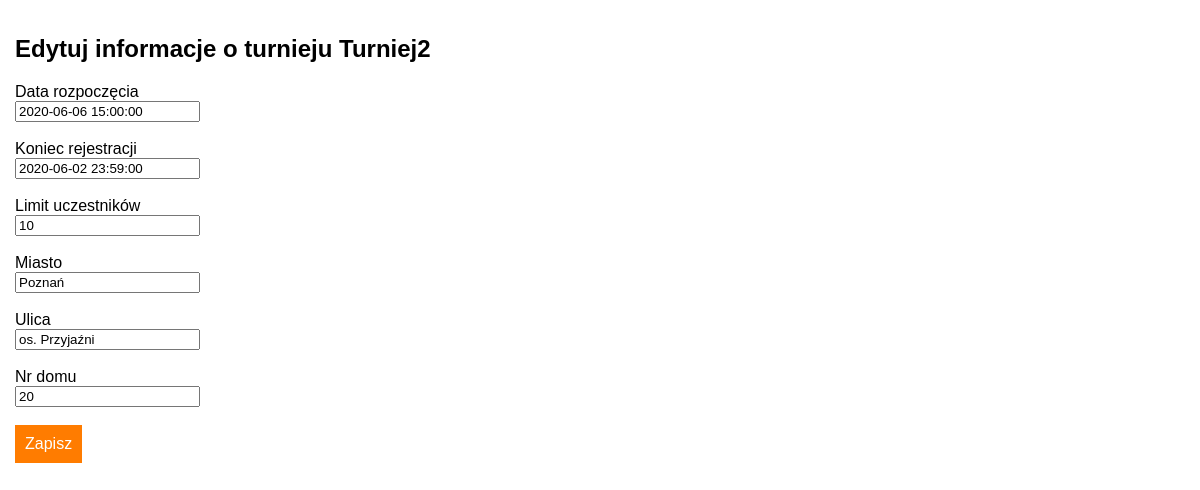
The app's page /tournament/2/edit/ (signed in), older data.
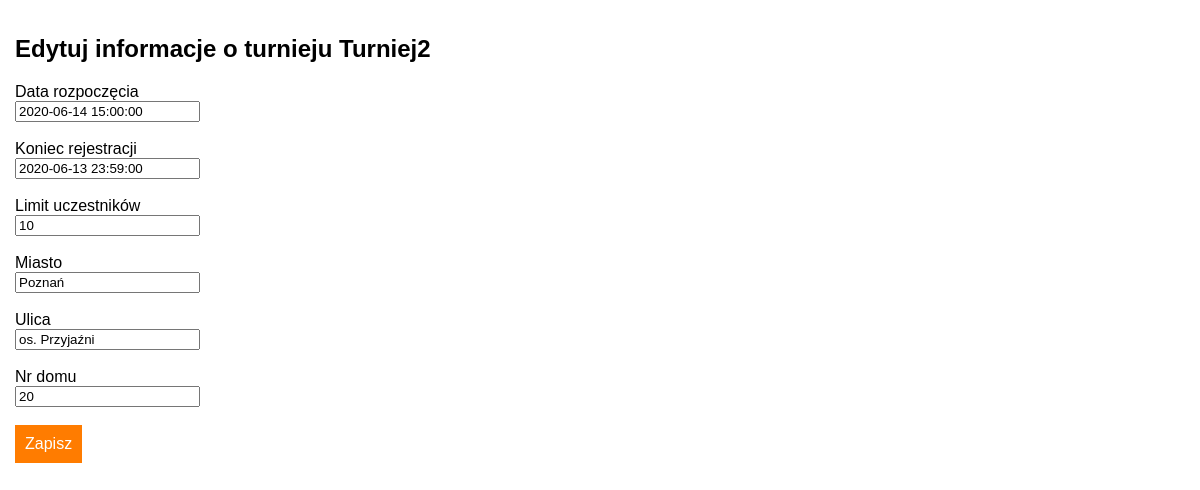
The same page, newer data.
### Tourn/models.py (models this page shows)
class Tournament(models.Model):
    name = models.CharField(max_length=50)
    discipline = models.CharField(max_length=50)
    start_date = models.DateTimeField()
    registration_deadline = models.DateTimeField()
    participants_limit = models.IntegerField()
    city = models.CharField(max_length=20)
    street = models.CharField(max_length=50)
    number = models.IntegerField()
    organizer = models.ForeignKey(settings.AUTH_USER_MODEL, on_delete=models.CASCADE)

### Tourn/views.py (the view)
# urls.py: path('tournament/<int:id>/edit/', views.edit_tournament, name='tournament_edit'),
def edit_tournament(request, id):
    try:
        tourn = Tournament.objects.get(id=id)
    except Tournament.DoesNotExist:
        raise Http404("Nie ma takiego turnieju")
    try:
        participants = Participation.objects.filter(tournament=tourn)
        participants_number = len(participants)
    except Participation.DoesNotExist:
        participants_number = 0
    if request.user.is_authenticated:
        if request.method == 'POST':
            if request.user.id == tourn.organizer_id and tourn.registration_deadline > timezone.now():
                form = EditTournamentForm(request.POST, instance=tourn, participants=participants_number, start=tourn.start_date)
                if form.is_valid():
                    tournament = form.save(commit=False)
                    tournament.save()
                    return redirect('/../tournament/' + str(tournament.id))
            else:
                if tourn.registration_deadline <= timezone.now():
                    messages.add_message(request, messages.INFO, 'Nie możesz edytować informacji o turnieju, który już się rozpoczął')
                else:
                    messages.add_message(request, messages.INFO,'Nie możesz edytować informacji o turnieju, którego organizatorem nie jesteś')
                return redirect('../')
        else:
            form = EditTournamentForm(instance=tourn, participants=participants_number, start=tourn.start_date)
        return render(request, 'tournaments/edit.html', {'form': form, 'participants_number': participants_number, 'tourn': tourn})
    else:
        return redirect('login')

### Tourn/forms.py (shortened to what this page needs)
class EditTournamentForm(ModelForm):
    participants = 0
    start = timezone.now()
    def __init__(self, *args, **kwargs):
        self.participants = kwargs.pop('participants')  # cache the user object you pass in
        self.start = kwargs.pop('start')
        super(ModelForm, self).__init__(*args, **kwargs)
    class Meta:
        model = Tournament
        fields = ['start_date', 'registration_deadline', 'participants_limit', 'city', 'street', 'number']
        labels = {'name': 'Nazwa', 'discipline': 'Dyscyplina', 'start_date': 'Data rozpoczęcia',
                  'registration_deadline': 'Koniec rejestracji',
                  'participants_limit': 'Limit uczestników', 'city': 'Miasto', 'street': 'Ulica', 'number': 'Nr domu'}

### templates/tournaments/edit.html (shortened to what this page needs)
<!DOCTYPE html>
    <html lang="pl">
    <head>
        <link rel="stylesheet" href="../../../Tourn/static/form_style.css">
    </head>
    <body>
{% block content %}
    <div class="add-padding">
  <h2>Edytuj informacje o turnieju {{ tourn.name }}</h2>
  <form method="post">
      {% for field in form %}
          {{ field.label }}<br>
          {{ field }} {{ field.help_text }}
          {{ field.errors }}<br>
          <br>
    {% endfor %}
      <button class="orange-button" type="submit">Zapisz</button>
  </form>
    </div>
{% endblock %}
    </body>
</html>

Row changes from the older to the newer data that the page shows:
changed Tournament "Turniej2": start_date "2020-06-06 15:00:00" → "2020-06-14 15:00:00"; registration_deadline "2020-06-02 23:59:00" → "2020-06-13 23:59:00"
